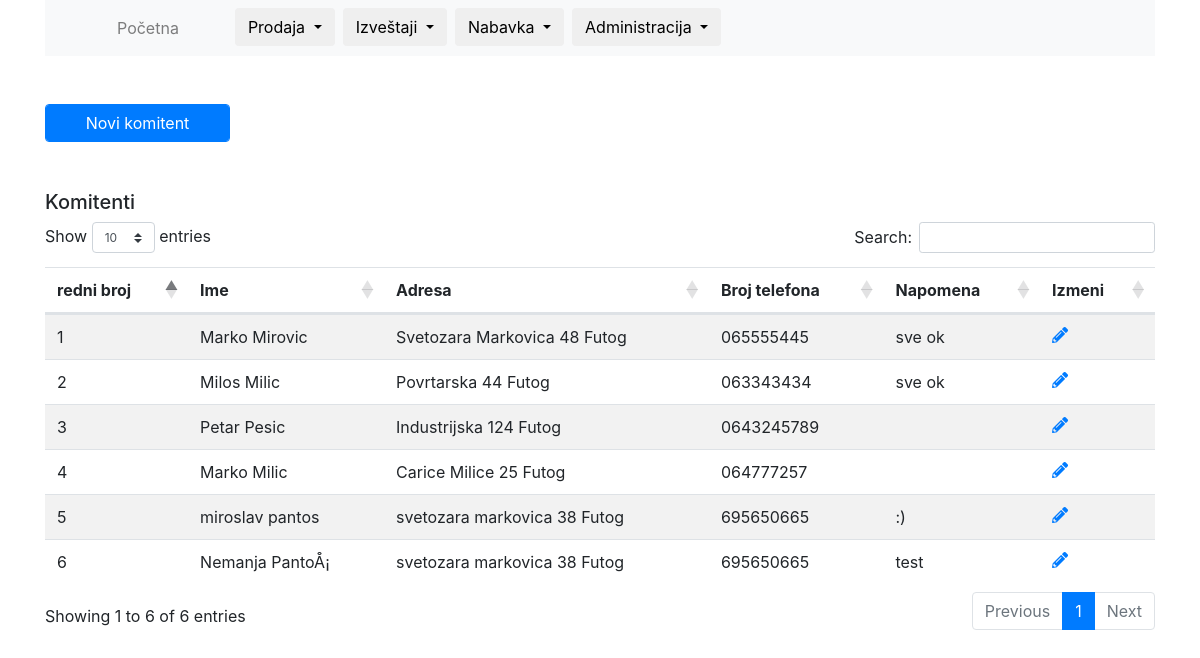
The page /clients (signed in) on the database its author committed.
### tables this page shows
CREATE TABLE `clients` (
  `id` int(11) NOT NULL,
  `name` varchar(25) NOT NULL,
  `surname` varchar(25) NOT NULL,
  `adress` varchar(50) NOT NULL,
  `city` varchar(25) NOT NULL,
  `phone` varchar(12) NOT NULL,
  `note` varchar(100) NOT NULL
);

### includes/functions.php (called while the page is built, shortened)
<?php
function getAll($table, $id = null)
{
    global $conn;
    if ($id) {
        $sql = "SELECT * FROM $table where id=$id ORDER BY id DESC";
    } else {
        $sql = "SELECT * FROM $table ORDER BY id DESC ";
    }
    $statement = $conn->prepare($sql);
    $statement->execute();
    $statement->setFetchMode(PDO::FETCH_ASSOC);
    return $statement->fetchAll();
}
function getClientsBox()
{
    $clients = getAll('clients');
    return $clients;
}

### clients.php (the view)
<table class="table table-striped datatable mt-5">
    <a class="form-control  btn-primary  col-2 text-center mt-5" href="/new-client">Novi komitent</a>
    <thead>
    <h5 class="mt-5">Komitenti</h5>
    <tr>
        <th>redni broj</th>
        <th>Ime</th>
        <th>Adresa</th>
        <th>Broj telefona</th>
        <th>Napomena</th>
        <th>Izmeni</th>
    </tr>
    </thead>
    <tbody>
    <?php foreach (getClientsBox() as $client) : ?>
        <tr>
            <td><?php echo $client["id"] ?></td>
            <td><?php echo $client["name"] . " " . $client["surname"] ?></td>
            <td><?php echo $client["adress"] . " " . $client["city"] ?></td>
            <td><?php echo $client["phone"] ?></td>
            <td><?php echo $client["note"] ?></td>
            <td><a href="/change-client/<?php echo $client['id'] ?>"><i class="fas fa-pencil-alt"></i></a></td>
        </tr>
    <?php endforeach; ?>
    </tbody>
</table>

### rows shown on the page
clients: id "6", name "Nemanja", surname "PantoÅ¡", adress "svetozara markovica 38", city "Futog", phone "695650665", note "test"
clients: id "5", name "miroslav", surname "pantos", adress "svetozara markovica 38", city "Futog", phone "695650665", note ":)"
clients: id "4", name "Marko", surname "Milic", adress "Carice Milice 25", city "Futog", phone "064777257"
clients: id "3", name "Petar", surname "Pesic", adress "Industrijska 124", city "Futog", phone "0643245789"
clients: id "2", name "Milos", surname "Milic", adress "Povrtarska 44", city "Futog", phone "063343434", note "sve ok"
clients: id "1", name "Marko", surname "Mirovic", adress "Svetozara Markovica 48", city "Futog", phone "065555445", note "sve ok"
